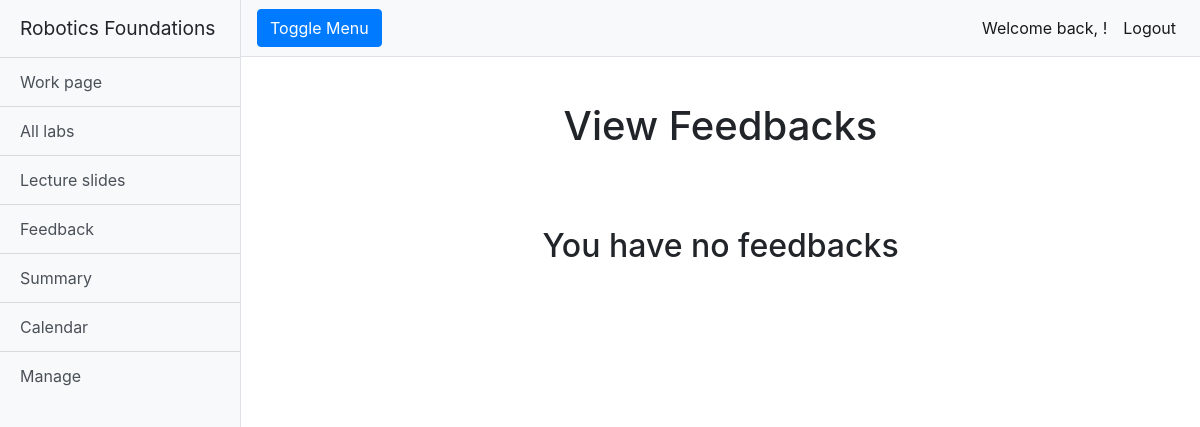
Page /rfwa/feedback/ (signed in) on the earlier database version.
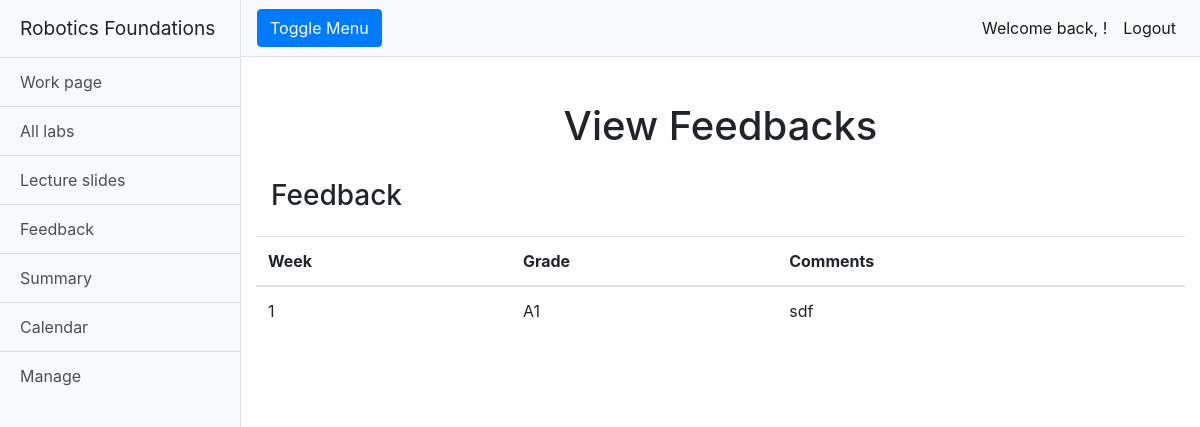
Same page on the later database version.
### rfwa/models.py (models this page shows, shortened)
class Feedback(models.Model):
    assignedStudent_username = models.CharField(max_length=128)
    week_number = models.CharField(max_length=128)
    grade = models.TextField(max_length=2048)
    comments = models.TextField(max_length=2048)
    slug = models.SlugField(primary_key=True, blank=True)

### rfwa/views.py (the view)
# urls.py: path('feedback/', views.feedback, name='feedback'),
@login_required
def feedback(request):
    user = User.objects.get(username=request.user.username)
    try:
        feedbacks = Feedback.objects.filter(assignedStudent_username=user)
    except Feedback.DoesNotExist:
        feedback = None
    except ValueError:
        feedback = None
    context_dict = {'current_user': user, 'feedbacks': feedbacks}
    return render(request, 'rfwa/feedback.html', context_dict)

### templates/rfwa/feedback.html (shortened to what this page needs)
{% extends "rfwa/base.html" %}
{% load static %}
{% block extra_head %}
<link href="{% static 'css/feedback.css' %}" rel="stylesheet">
{% endblock %}
{% block body_block %}
<div class="container-fluid">
  <div class="row">
    <h1 class="col-12 text-center mt-4">View Feedbacks</h1>
  </div>
  {% if feedbacks %}
  <div class="table-group">
    <div class="title-group">
      <h1 class="col-12 text-left table-header">Feedback
      </h1>
    </div>
    <table class="table table-hover">
      <thead>
        <tr>
          <th scope="col">Week</th>
          <th scope="col">Grade</th>
          <th scope="col">Comments</th>
        </tr>
      </thead>
      {% for feedback in feedbacks %}
      <tbody>
        <tr>
          <td>{{feedback.week_number}}</td>
          <td>{{feedback.grade}}</td>
          <td>{{feedback.comments}}</td>
        </tr>
      </tbody>
      {% endfor %}
      {% else %}
      <h2 class="text-center mt-5">You have no feedbacks</h2>
    {% endif %}
  </div>
</div>
{% endblock %}

Differences in the rows shown:
added Feedback: week_number "1", grade "A1", comments "sdf"
Other differences:
text no longer shown: "You have no feedbacks"
text now shown: "Feedback Week Grade Comments"
